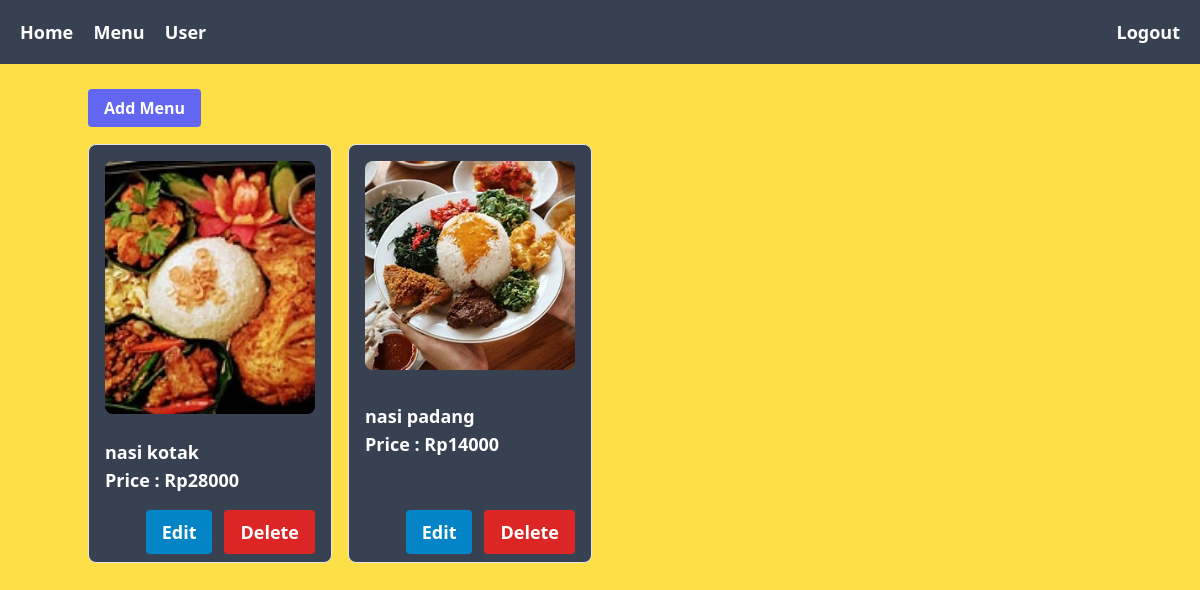
The page /component/menu/menu-admin.php (signed in) on the database its author committed.
### tables this page shows
CREATE TABLE `tb_menu` (
  `id_menu` int(11) NOT NULL,
  `name` varchar(255) NOT NULL,
  `price` int(11) NOT NULL,
  `image_menu` varchar(255) NOT NULL
);

### component/menu/menu-admin.php (the view, shortened to what this page needs)
<?php
include("../../config.php");
$show_menu = mysqli_query($connection,"SELECT * FROM tb_menu");
?>
<!DOCTYPE html>
<html lang="en">
<head>
    <link rel="stylesheet" href="../../dist/output.css">
</head>
<body class="w-full flex flex-col justify-center items-center bg-yellow-300 select-none">
    <nav class="w-full h-16 mb-8 bg-gray-700 flex justify-between items-center px-5">
        <div class="text-white">
            <a href="../admin/index.php" class="font-bold text-lg mr-4 hover:underline hover:underline-offset-8">Home</a>
            <a href="./menu-admin.php" class="font-bold text-lg font-sans mr-4 hover:underline hover:underline-offset-8">Menu</a>
            <a href="../admin/index-user.php" class="font-bold text-lg hover:underline hover:underline-offset-8">User</a>
        </div>
        <div>
            <a href="../auth/logout.php" onclick="return confirm('yakin ingin logout?')" class="font-bold text-lg font-sans hover:underline hover:underline-offset-8 text-white">Logout</a>
        </div>
    </nav>
    <div class="container w-full h-full mb-6">
        <a href="create-menu.php" class="py-2 px-4 bg-indigo-500 font-bold text-white rounded hover:bg-indigo-600 duration-300">
            Add Menu
        </a>
    </div>
    <div class="container w-full h-full grid grid-cols-4 gap-4">
        <?php while($row = mysqli_fetch_assoc($show_menu)) : ?>
            <div class="flex flex-col py-2 px-4 border rounded-lg bg-gray-700">
                <img src="../../img/menu/<?= $row["image_menu"] ?>" class="my-2 rounded-lg" alt="">
                <div class="flex flex-col my-4 h-full justify-center items-start">
                    <span class="text-white font-bold text-lg"><?= $row["name"] ?></span>
                    <span class="text-white font-bold text-lg">Price : Rp<?= $row["price"] ?></span>
                </div>
                <div class="flex justify-end h-full items-end flex-row">
                    <a href="update-menu.php?id=<?= $row["id_menu"] ?>" class="text-white py-2 px-4 bg-sky-600 hover:bg-sky-700 duration-300 font-bold text-lg mr-3 rounded">Edit</a>
                    <a href="delete-menu.php?id=<?= $row["id_menu"] ?>" onclick="return confirm('ingin hapus data ini?')" class="text-white py-2 px-4 bg-red-600 hover:bg-red-700 duration-300 font-bold text-lg rounded">Delete</a>
                </div>
            </div>
        <?php endwhile?>
    </div>
</body>
</html>

### rows shown on the page
tb_menu: image_menu (picture), name "nasi kotak", price "28000"
tb_menu: image_menu (picture), name "nasi padang", price "14000"
